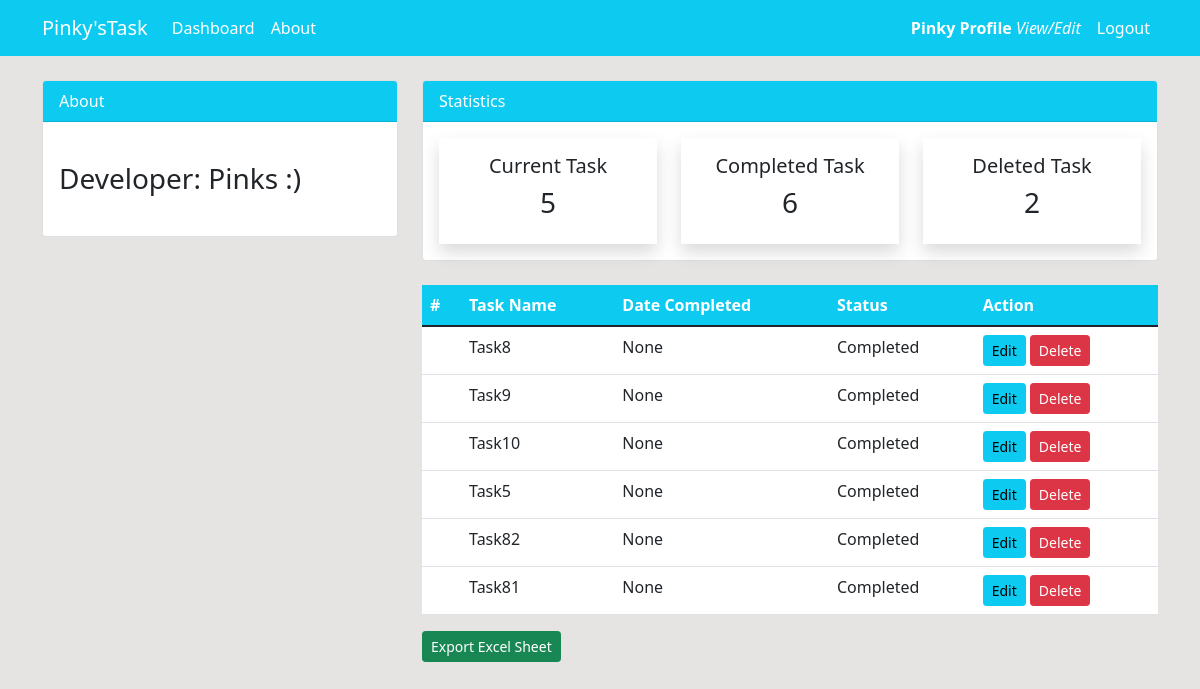
The app's page /completed/ (signed in) with its own data.
### task/models.py (models this page shows, shortened)
class Current(models.Model):
    task = models.CharField(max_length=100, null=True)
    user = models.ForeignKey(User, on_delete=models.CASCADE, null=True)
    date = models.DateTimeField(default=now, editable=False)
    status = models.CharField(max_length=20, choices=STATUS, null=True)
    class Meta:
        verbose_name_plural = "Current"

### task/views.py (the view)
# urls.py: path('completed/', views.completed, name='dashboard-completed'),
@login_required
def completed(request):
    comp_tasks = Current.objects.filter(status='Completed')
    comp_tasks_count = comp_tasks.count()
    del_tasks_count = Current.objects.filter(status='Deleted').count()
    curr_tasks_count = Current.objects.filter(status='Current').count()
    context = {
        'comp_tasks': comp_tasks,
        'comp_tasks_count': comp_tasks_count,
        'del_tasks_count': del_tasks_count,
        'curr_tasks_count': curr_tasks_count,
    }
    return render(request, 'task/dashboard/completed.html', context)

### task/templates/task/dashboard/completed.html (shortened to what this page needs)
{% extends 'task/partials/base.html' %}
{% block content %}
{% include 'task/partials/topbar.html' %}
<div class="container">
    <div class="row my-4">
        <div class="col-md-4"></div>
            <div class="col-md-8">
                <table class="table bg-white">
                    <thead class="bg-info">
                        <tr class="text-white">
                        <th scope="row">#</th>
                        <th scope="row">Task Name</th>
                        <th scope="col">Date Completed</th>
                        <th scope="col">Status</th>
                        <th scope="col">Action</th>
                        </tr>
                    </thead>
                    <tbody>
                        {% for comp_task in comp_tasks %}
                        <tr>
                        <td></td>
                        <td>{{ comp_task.task }}</td>
                        <td>{{ comp_task.date }}</td>
                        <td>{{ comp_task.status }}</td>
                        <td>
                            <a class="btn btn-info btn-sm" href="{% url 'dashboard-completed-update' comp_task.id %}">Edit</a>
                            <a class="btn btn-danger btn-sm" href="{% url 'dashboard-completed-delete' comp_task.id %}">Delete</a>
                        </td>
                        </tr>
                        {% endfor %}
                    </tbody>
                </table>
                <a class="btn btn-success btn-sm float-right" href="{% url 'export_excel' 2%}">Export Excel Sheet</a>
            </div>
        </div>
    </div>
{% endblock %}

### task/templates/task/partials/navbar.html (shortened to what this page needs)
<nav class="navbar navbar-expand-lg navbar-info bg-info">
	<div class="container">
     {% if user.is_authenticated %}
		<a class="navbar-brand text-white" href="{% url 'index' %}">Pinky'sTask</a>
			<div class="collapse navbar-collapse" id="navbarSupportedContent">
				<ul class="navbar-nav me-auto">
					<li class="nav-item">
						<a class="nav-link text-white" href="{% url 'index' %}">Dashboard </a>
					</li>
					<li class="nav-item">
						<a class="nav-link text-white" aria-current="page" href="{% url 'dashboard-about' %}">About</a>
					</li>
				</ul>
                <ul class="navbar-nav ml-auto">
                    <li class="nav-item">
                        <a class="nav-link text-white" href="{% url 'account-profile' %} "> <b> {{ user.username }} Profile </b><i>View/Edit</i>
                        </a>
                    </li>
                    <li class="nav-item">
                        <a class="nav-link text-white" href="{% url 'account-logout' %}">Logout</a>
                    </li>
                </ul>
                {% endif %}
			</div>
	</div>
</nav>

### task/static/css/style.css (style rules this page uses)
body { background-color: rgb(230, 227, 227); }

### records on screen
Current: task "Task8", date "None", status "Completed"
Current: task "Task9", date "None", status "Completed"
Current: task "Task10", date "None", status "Completed"
Current: task "Task5", date "None", status "Completed"
Current: task "Task82", date "None", status "Completed"
Current: task "Task81", date "None", status "Completed"

### other values on screen
{{ user.username }} "Pinky"
{{ curr_tasks_count }} "5"
{{ comp_tasks_count }} "6"
{{ del_tasks_count }} "2"
